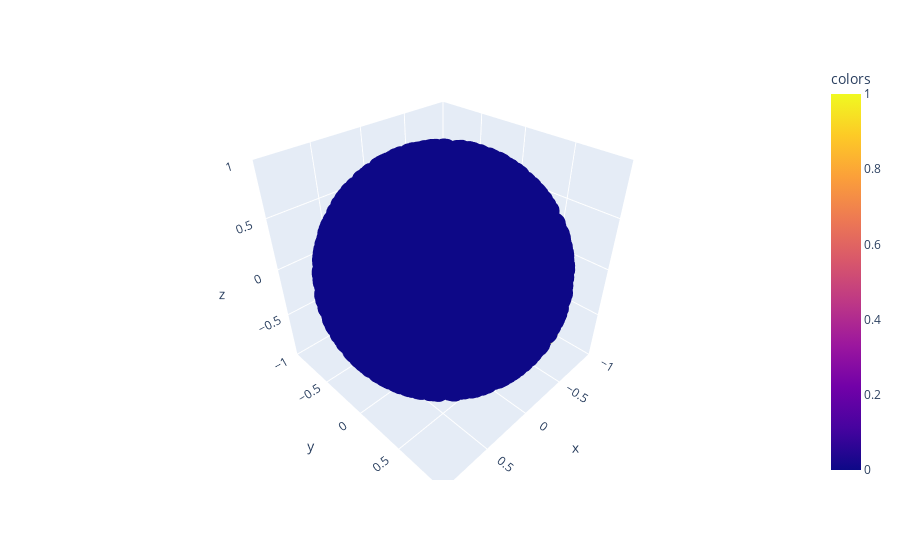

Notebook code cell kept with this figure:
### Code cell
S = Ellipsoid(2000, a = 1, b = 1, c = 1)
ps = plot_geodesic(S, start, end)

### Figure 1 — Plotly figure (JSON) as saved in the notebook; plotly's stock layout.template omitted (floating-point values rounded to 4 significant figures; data arrays with more than 128 entries replaced by an {"elided": "..."} marker saying what was removed)
{"data": [{"hovertemplate": "x=%{x}<br>y=%{y}<br>z=%{z}<br>colors=%{marker.color}<extra></extra>", "legendgroup": "", "marker": {"color": {"elided": "2050 int values"}, "coloraxis": "coloraxis", "symbol": "circle"}, "mode": "markers", "name": "", "scene": "scene", "showlegend": false, "type": "scatter3d", "x": {"elided": "2050 float values"}, "y": {"elided": "2050 float values"}, "z": {"elided": "2050 float values"}}], "layout": {"coloraxis": {"colorbar": {"title": {"text": "colors"}}, "colorscale": [[0, "#0d0887"], [0.1111, "#46039f"], [0.2222, "#7201a8"], [0.3333, "#9c179e"], [0.4444, "#bd3786"], [0.5556, "#d8576b"], [0.6667, "#ed7953"], [0.7778, "#fb9f3a"], [0.8889, "#fdca26"], [1, "#f0f921"]]}, "legend": {"tracegroupgap": 0}, "margin": {"t": 60}, "scene": {"domain": {"x": [0, 1], "y": [0, 1]}, "xaxis": {"range": [-1.0, 1.0], "title": {"text": "x"}}, "yaxis": {"range": [-1.0, 1.0], "title": {"text": "y"}}, "zaxis": {"range": [-1.0, 1.0], "title": {"text": "z"}}}}}
